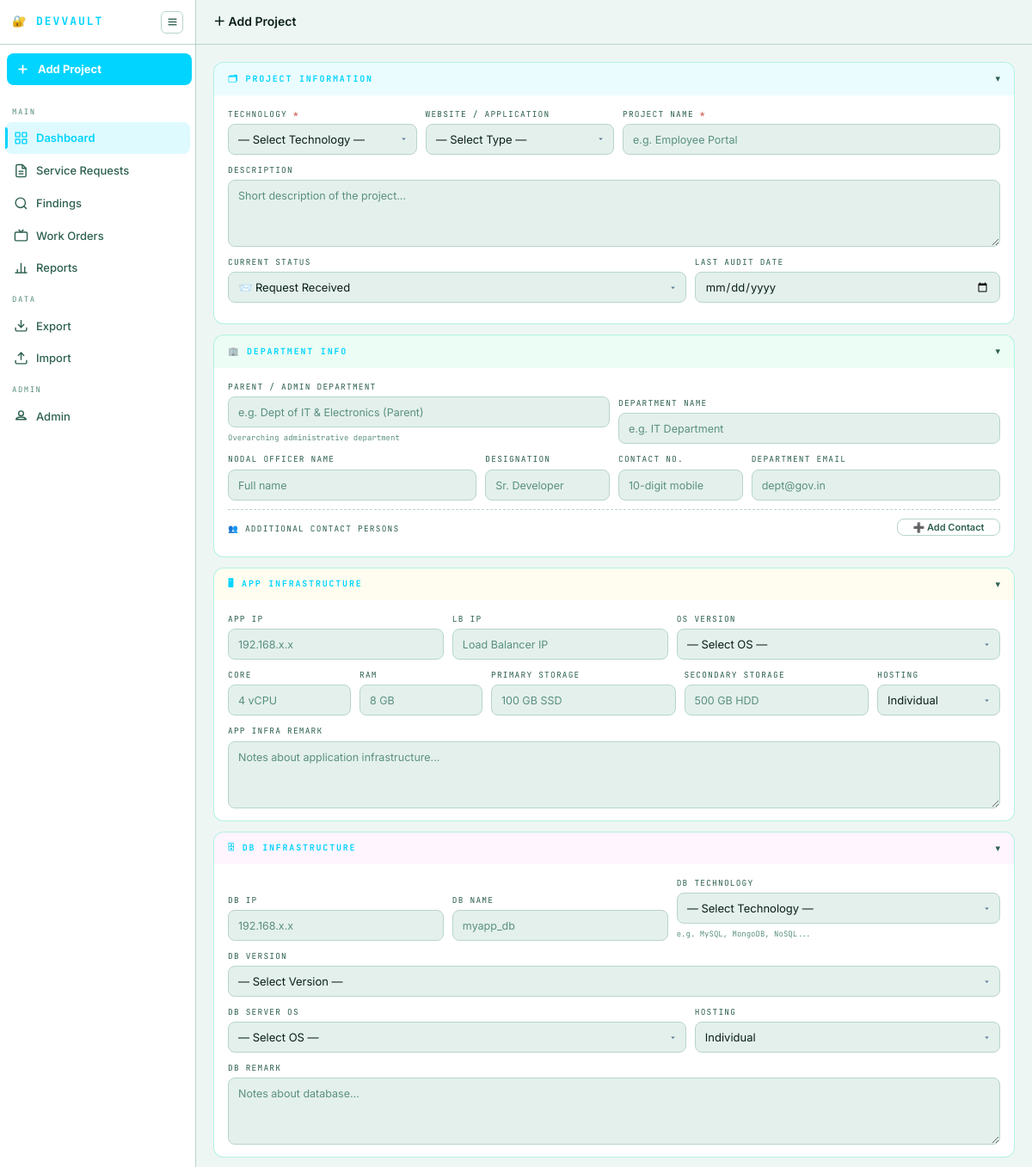
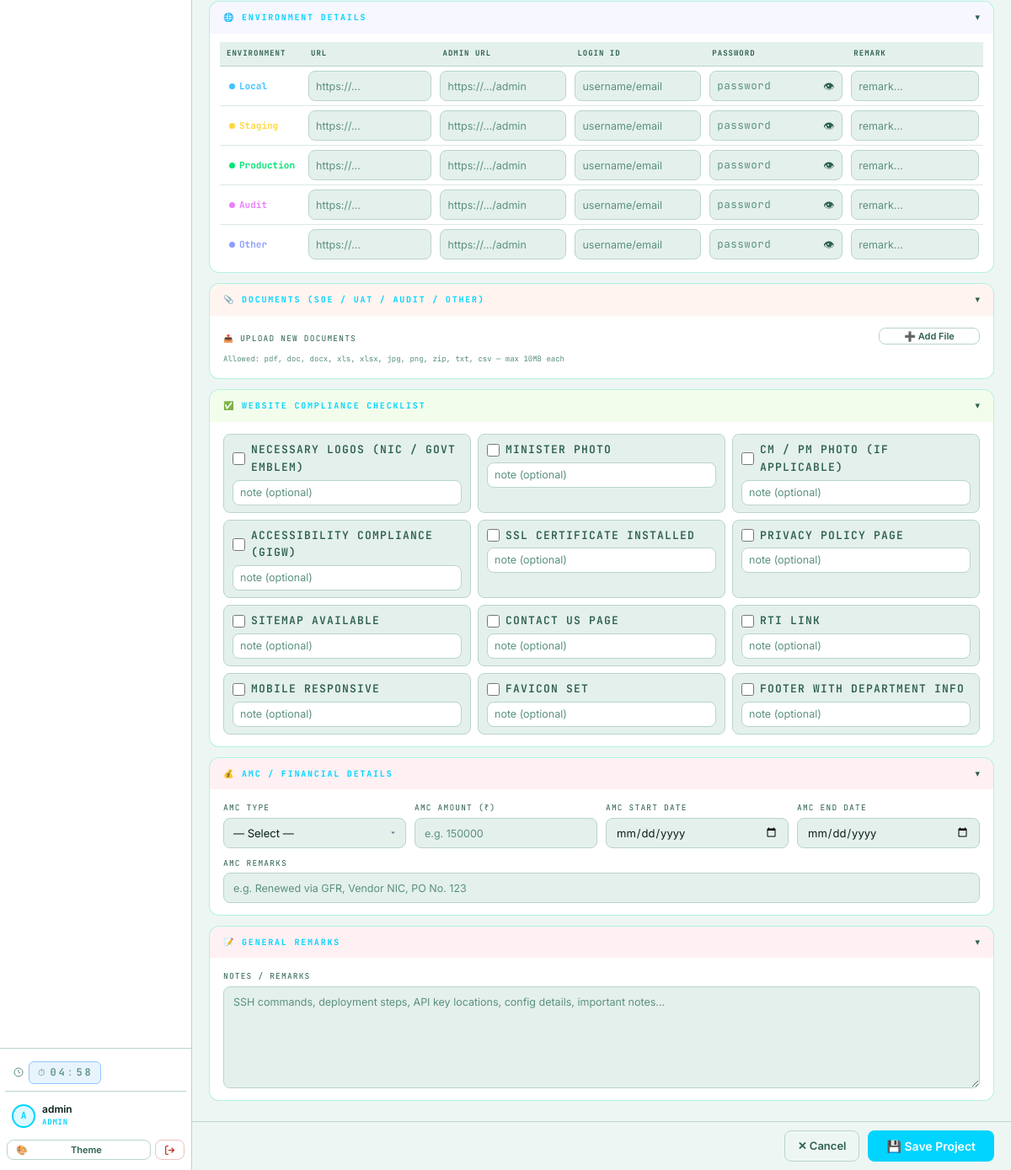
The app's page /project_form.php (signed in) with its own data (2 pictures, top to bottom).
### tables this page shows
CREATE TABLE checklist_items (
            id INTEGER PRIMARY KEY AUTOINCREMENT,
            item_name TEXT NOT NULL UNIQUE,
            sort_order INTEGER DEFAULT 99
        );

### auth.php (called while the page is built, shortened)
<?php
require_once __DIR__ . '/config.php';
function user_pref(string $key, string $default = ''): string {
    return $_SESSION['prefs'][$key] ?? $default;
}

### config.php (called while the page is built, shortened)
<?php
function load_env(): void {
    $env_file = __DIR__ . '/.env';
    $lines = file($env_file, FILE_IGNORE_NEW_LINES | FILE_SKIP_EMPTY_LINES);
    foreach ($lines as $line) {
        $line = trim($line);
        if ($line === '' || strpos($line, '#') === 0) continue;
        [$key, $val] = explode('=', $line, 2);
        $key = trim($key);
        $val = trim($val);
    }
}

### project_form.php (the view, shortened to what this page needs)
<?php
require_once __DIR__ . '/auth.php';
$db = get_db();
$p  = null; $error = '';
$checklistItems = $db->query("SELECT * FROM checklist_items ORDER BY sort_order, id")->fetchAll();
$checklistResp = [];
$v   = fn($f) => htmlspecialchars($p[$f] ?? $_POST[$f] ?? '');
$sel = fn($f,$val) => ($p[$f] ?? $_POST[$f] ?? '') === $val ? 'selected' : '';
$theme   = user_pref('theme','dark');
$secColors = [
    'proj' => ['bg'=>'rgba(0,212,255,0.04)',  'bdr'=>'rgba(0,212,255,0.25)',  'hd'=>'rgba(0,212,255,0.08)'],
    'dept' => ['bg'=>'rgba(0,230,118,0.04)',  'bdr'=>'rgba(0,230,118,0.25)',  'hd'=>'rgba(0,230,118,0.08)'],
    'app'  => ['bg'=>'rgba(255,215,64,0.04)', 'bdr'=>'rgba(255,215,64,0.25)', 'hd'=>'rgba(255,215,64,0.08)'],
    'db'   => ['bg'=>'rgba(234,128,252,0.04)','bdr'=>'rgba(234,128,252,0.25)','hd'=>'rgba(234,128,252,0.08)'],
    'env'  => ['bg'=>'rgba(140,158,255,0.04)','bdr'=>'rgba(140,158,255,0.25)','hd'=>'rgba(140,158,255,0.08)'],
    'doc'  => ['bg'=>'rgba(255,110,64,0.04)', 'bdr'=>'rgba(255,110,64,0.22)', 'hd'=>'rgba(255,110,64,0.08)'],
    'chk'  => ['bg'=>'rgba(100,221,23,0.04)', 'bdr'=>'rgba(100,221,23,0.22)', 'hd'=>'rgba(100,221,23,0.08)'],
    'rem'  => ['bg'=>'rgba(255,61,90,0.03)',  'bdr'=>'rgba(255,61,90,0.20)',  'hd'=>'rgba(255,61,90,0.07)'],
];
$secColorsLight = [
    'proj' => ['bg'=>'#f0fbff', 'bdr'=>'#b3e8f7', 'hd'=>'#ddf4fd'],
    'dept' => ['bg'=>'#f0fff6', 'bdr'=>'#b3f0d0', 'hd'=>'#ddfff0'],
    'app'  => ['bg'=>'#fffdf0', 'bdr'=>'#f7e8b3', 'hd'=>'#fff8dd'],
    'db'   => ['bg'=>'#fdf0ff', 'bdr'=>'#e8b3f7', 'hd'=>'#f8ddff'],
    'env'  => ['bg'=>'#f2f0ff', 'bdr'=>'#c4b3f7', 'hd'=>'#ebe0ff'],
    'doc'  => ['bg'=>'#fff3ed', 'bdr'=>'#ffc4ab', 'hd'=>'#ffe4d8'],
    'chk'  => ['bg'=>'#f3ffe8', 'bdr'=>'#c0f0a0', 'hd'=>'#e6ffd4'],
    'rem'  => ['bg'=>'#fff0f2', 'bdr'=>'#f7b3be', 'hd'=>'#ffdde0'],
];
$sc = $theme === 'light' ? $secColorsLight : $secColors;
?>
<?php
$_theme2  = user_pref('theme','teal-dark');
$_fs2     = max(11,min(18,(int)user_pref('font_size','14')));
$_cb2     = user_pref('colorblind','none');
?>
<!DOCTYPE html>
<html lang="en" data-theme="<?=htmlspecialchars($_theme2)?>"<?=$_cb2!=='none'?' data-colorblind="'.htmlspecialchars($_cb2).'"':''?> style="font-size:<?=$_fs2?>px">
<head>
<link rel="stylesheet" href="assets/theme.css">
</head>
<body>
<?php
require_once __DIR__ . '/includes/sidebar.php';
?>
<div class="dv-content" style="padding-bottom:70px">
<form method="POST" id="pf" enctype="multipart/form-data">
<div class="sec sec-proj">
  <div class="sec-hd" style="background:<?=$sc['proj']['hd']?>" data-action="toggle-sec">
    <h2>🗂 Project Information</h2><span class="chev">▾</span>
  </div>
  <div class="sec-bd">
    <div class="row">
      <div class="f w15">
        <label>Technology <span class="req">*</span></label>
        <select name="technology" id="technology_sel" onchange="showCond(this,'tech-oth');updateSubtype(this.value)">
          <option value="">— Select Technology —</option>
        </select>
      </div>
      <div class="f w15">
        <label>Website / Application</label>
        <select name="website_app" id="website_app_sel" onchange="handleWebsiteApp(this.value)">
          <option value="">— Select Type —</option>
        </select>
      </div>
      <div class="f w3">
        <label>Project Name <span class="req">*</span></label>
        <input type="text" name="project_name" placeholder="e.g. Employee Portal" required value="<?=$v('project_name')?>">
      </div>
    </div>
    <div class="row">
      <div class="f">
        <label>Description</label>
        <textarea name="description" rows="2" placeholder="Short description of the project..."><?=$v('description')?></textarea>
      </div>
    </div>
    <div class="row">
      <div class="f w15">
        <label>Current Status</label>
        <select name="current_status" id="ssel" onchange="handleStatus(this.value)">
          <option value="request_received" <?=$sel('current_status','request_received')?>>📨 Request Received</option>
        </select>
      </div>
      <div class="f">
        <label>Last Audit Date</label>
        <input type="date" name="last_audit_date" value="<?=$v('last_audit_date')?>">
      </div>
    </div>
  </div>
</div>
<div class="sec sec-proj">
  <div class="sec-hd" style="background:<?=$sc['dept']['hd']?>" data-action="toggle-sec">
    <h2>🏢 Department Info</h2><span class="chev">▾</span>
  </div>
  <div class="sec-bd">
    <div class="row">
      <div class="f w2">
        <label>Parent / Admin Department</label>
        <input type="text" name="parent_admin_dept" placeholder="e.g. Dept of IT & Electronics (Parent)" value="<?=$v('parent_admin_dept')?>">
        <span class="hint">Overarching administrative department</span>
      </div>
      <div class="f w2">
        <label>Department Name</label>
        <input type="text" name="department_name" placeholder="e.g. IT Department" value="<?=$v('department_name')?>">
      </div>
    </div>
    <div class="row">
      <div class="f w2">
        <label>Nodal Officer Name</label>
        <input type="text" name="nodal_officer_name" placeholder="Full name" value="<?=$v('nodal_officer_name')?>">
      </div>
      <div class="f">
        <label>Designation</label>
        <input type="text" name="nodal_designation" placeholder="Sr. Developer" value="<?=$v('nodal_designation')?>">
      </div>
      <div class="f">
        <label>Contact No.</label>
        <input type="tel" name="nodal_contact" placeholder="10-digit mobile" value="<?=$v('nodal_contact')?>">
      </div>
      <div class="f w2">
        <label>Department Email</label>
        <input type="email" name="dept_email" placeholder="dept@gov.in" value="<?=$v('dept_email')?>">
      </div>
    </div>
    <div class="row" style="margin-top:4px;border-top:1px dashed var(--bdr);padding-top:10px">
      <div class="f" style="flex:none">
        <label style="margin-bottom:0">👥 Additional Contact Persons</label>
      </div>
      <div class="f" style="flex:none;margin-left:auto">
        <button type="button" class="btn btn-ghost btn-xs" data-action="add-contact">➕ Add Contact</button>
      </div>
    </div>
  </div>
</div>
<div class="sec sec-proj">
  <div class="sec-hd" style="background:<?=$sc['app']['hd']?>" data-action="toggle-sec">
    <h2>🖥 App Infrastructure</h2><span class="chev">▾</span>
  </div>
  <div class="sec-bd">
    <div class="row">
      <div class="f"><label>App IP</label>
        <input type="text" name="app_ip" placeholder="192.168.x.x" value="<?=$v('app_ip')?>"></div>
      <div class="f"><label>LB IP</label>
        <input type="text" name="app_lb_ip" placeholder="Load Balancer IP" value="<?=$v('app_lb_ip')?>"></div>
      <div class="f w15"><label>OS Version</label>
        <select name="app_os" onchange="showCond(this,'aosos')">
          <option value="">— Select OS —</option>
        </select>
      </div>
    </div>
    <div class="row">
      <div class="f"><label>Core</label>
        <input type="text" name="app_core" placeholder="4 vCPU" value="<?=$v('app_core')?>"></div>
      <div class="f"><label>RAM</label>
        <input type="text" name="app_ram" placeholder="8 GB" value="<?=$v('app_ram')?>"></div>
      <div class="f w15"><label>Primary Storage</label>
        <input type="text" name="app_primary_storage" placeholder="100 GB SSD" value="<?=$v('app_primary_storage')?>"></div>
      <div class="f w15"><label>Secondary Storage</label>
        <input type="text" name="app_secondary_storage" placeholder="500 GB HDD" value="<?=$v('app_secondary_storage')?>"></div>
      <div class="f"><label>Hosting</label>
        <select name="app_hosting_type">
          <option value="individual" <?=$sel('app_hosting_type','individual')?>>Individual</option>
        </select>
      </div>
    </div>
    <div class="row">
      <div class="f"><label>App Infra Remark</label>
        <textarea name="app_infra_remark" rows="2" placeholder="Notes about application infrastructure..."><?=$v('app_infra_remark')?></textarea>
      </div>
    </div>
  </div>
</div>
<div class="sec sec-proj">
  <div class="sec-hd" style="background:<?=$sc['db']['hd']?>" data-action="toggle-sec">
    <h2>🗄 DB Infrastructure</h2><span class="chev">▾</span>
  </div>
  <div class="sec-bd">
    <div class="row">
      <div class="f"><label>DB IP</label>
        <input type="text" name="db_ip" placeholder="192.168.x.x" value="<?=$v('db_ip')?>"></div>
      <div class="f"><label>DB Name</label>
        <input type="text" name="db_name" placeholder="myapp_db" value="<?=$v('db_name')?>"></div>
      <div class="f w15"><label>DB Technology</label>
        <select name="db_technology" onchange="showCond(this,'dbtechoth')">
          <option value="">— Select Technology —</option>
        </select>
        <span class="hint">e.g. MySQL, MongoDB, NoSQL...</span>
      </div>
    </div>
    <div class="row">
      <div class="f w15"><label>DB Version</label>
        <select name="db_version" onchange="showCond(this,'dbvoth')">
          <option value="">— Select Version —</option>
        </select>
      </div>
    </div>
    <div class="row">
      <div class="f w15"><label>DB Server OS</label>
        <select name="db_os" onchange="showCond(this,'dbosos')">
          <option value="">— Select OS —</option>
        </select>
      </div>
      <div class="f"><label>Hosting</label>
        <select name="db_hosting_type">
          <option value="individual" <?=$sel('db_hosting_type','individual')?>>Individual</option>
        </select>
      </div>
    </div>
    <div class="row">
      <div class="f"><label>DB Remark</label>
        <textarea name="db_remark" rows="2" placeholder="Notes about database..."><?=$v('db_remark')?></textarea>
      </div>
    </div>
  </div>
</div>
<div class="sec sec-proj">
  <div class="sec-hd" style="background:<?=$sc['env']['hd']?>" data-action="toggle-sec">
    <h2>🌐 Environment Details</h2><span class="chev">▾</span>
  </div>
  <div class="sec-bd" style="padding:10px 12px;overflow-x:auto">
    <table class="etbl">
      <thead>
        <tr>
          <th style="width:96px">Environment</th>
          <th>URL</th><th>Admin URL</th><th>Login ID</th>
          <th style="width:168px">Password</th><th>Remark</th>
        </tr>
      </thead>
      <tbody>
      <?php foreach(['local'=>['#40c4ff','🔵'],'staging'=>['#ffd740','🟡'],
                     'production'=>['#00e676','🟢'],'audit'=>['#ea80fc','🟣'],
                     'other'=>['#8c9eff','⚪']] as $env=>[$clr,$ico]):
        $ep = fn($f) => htmlspecialchars($p["env_{$env}_{$f}"] ?? '');
        $hasPw = !empty($p["env_{$env}_password"]);
      ?>
      <tr>
        <td><div class="env-nm" style="color:<?=$clr?>">
          <span class="dot" style="background:<?=$clr?>"></span><?=ucfirst($env)?>
        </div></td>
        <td><input type="url" name="env_<?=$env?>_url" placeholder="https://..." value="<?=$ep('url')?>"></td>
        <td><input type="url" name="env_<?=$env?>_admin_url" placeholder="https://.../admin" value="<?=$ep('admin_url')?>"></td>
        <td><input type="text" name="env_<?=$env?>_id" placeholder="username/email" autocomplete="off" value="<?=$ep('id')?>"></td>
        <td><div class="pw">
          <input type="password" name="env_<?=$env?>_password" id="pw<?=$env?>"
            placeholder="<?=$hasPw?'(keep existing)':'password'?>" autocomplete="new-password">
          <button type="button" class="pw-eye" data-action="tpw" data-target="pw<?=$env?>">👁</button>
        </div></td>
        <td><input type="text" name="env_<?=$env?>_remark" placeholder="remark..." value="<?=$ep('remark')?>"></td>
      </tr>
      <?php endforeach;?>
      </tbody>
    </table>
  </div>
</div>
<div class="sec sec-proj">
  <div class="sec-hd" style="background:<?=$sc['doc']['hd']?>" data-action="toggle-sec">
    <h2>📎 Documents (SOE / UAT / Audit / Other)</h2><span class="chev">▾</span>
  </div>
  <div class="sec-bd">
    <div class="row" style="margin-bottom:4px">
      <div class="f" style="flex:none">
        <label style="margin-bottom:0">📤 Upload New Documents</label>
      </div>
      <div class="f" style="flex:none;margin-left:auto">
        <button type="button" class="btn btn-ghost btn-xs" data-action="add-doc">➕ Add File</button>
      </div>
    </div>
    <span class="hint">Allowed: pdf, doc, docx, xls, xlsx, jpg, png, zip, txt, csv — max 10MB each</span>
  </div>
</div>
<div class="sec sec-proj">
  <div class="sec-hd" style="background:<?=$sc['chk']['hd']?>" data-action="toggle-sec">
    <h2>✅ Website Compliance Checklist</h2><span class="chev">▾</span>
  </div>
  <div class="sec-bd">
    <div class="checklist-grid">
      <?php foreach($checklistItems as $item):
        $r = $checklistResp[$item['id']] ?? ['checked'=>0,'notes'=>''];
      ?>
      <div class="chk-item">
        <label class="chk-label">
          <input type="checkbox" name="chk_item_<?=$item['id']?>" <?=$r['checked']?'checked':''?>>
          <span><?=htmlspecialchars($item['item_name'])?></span>
        </label>
        <input type="text" name="chk_note_<?=$item['id']?>" placeholder="note (optional)" value="<?=htmlspecialchars($r['notes'])?>" class="chk-note">
      </div>
      <?php endforeach;?>
    </div>
  </div>
</div>
<div class="sec sec-proj">
  <div class="sec-hd" style="background:<?=$sc['rem']['hd']?>" data-action="toggle-sec">
    <h2>💰 AMC / Financial Details</h2><span class="chev">▾</span>
  </div>
  <div class="sec-bd">
    <div class="row">
      <div class="f w15">
        <label>AMC Type</label>
        <select name="amc_type">
          <option value="">— Select —</option>
        </select>
      </div>
      <div class="f w15">
        <label>AMC Amount (₹)</label>
        <input type="number" name="amc_amount" step="0.01" min="0"
          placeholder="e.g. 150000" value="<?=$v('amc_amount')?>">
      </div>
      <div class="f w15">
        <label>AMC Start Date</label>
        <input type="date" name="amc_start_date" value="<?=$v('amc_start_date')?>">
      </div>
      <div class="f w15">
        <label>AMC End Date</label>
        <input type="date" name="amc_end_date" value="<?=$v('amc_end_date')?>">
      </div>
    </div>
    <div class="row">
      <div class="f">
        <label>AMC Remarks</label>
        <input type="text" name="amc_remarks"
          placeholder="e.g. Renewed via GFR, Vendor NIC, PO No. 123"
          value="<?=$v('amc_remarks')?>">
      </div>
    </div>
  </div>
</div>
<div class="sec sec-proj">
  <div class="sec-hd" style="background:<?=$sc['rem']['hd']?>" data-action="toggle-sec">
    <h2>📝 General Remarks</h2><span class="chev">▾</span>
  </div>
  <div class="sec-bd">
    <div class="row">
      <div class="f"><label>Notes / Remarks</label>
        <textarea name="general_remark" rows="5"
          placeholder="SSH commands, deployment steps, API key locations, config details, important notes..."><?=$v('general_remark')?></textarea>
      </div>
    </div>
  </div>
</div>
</form>
</div>
<div class="form-footer" style="left:228px;transition:left .2s" id="pf-footer">
  <a href="index.php" class="btn btn-ghost">✕ Cancel</a>
  <button type="submit" form="pf" class="btn btn-primary btn-lg">💾 Save Project</button>
</div>
<?php require_once __DIR__ . '/includes/sidebar_footer.php'; ?>

### records on screen
checklist_items: item_name "NECESSARY LOGOS (NIC / GOVT EMBLEM)"
checklist_items: item_name "MINISTER PHOTO"
checklist_items: item_name "CM / PM PHOTO (IF APPLICABLE)"
checklist_items: item_name "ACCESSIBILITY COMPLIANCE (GIGW)"
checklist_items: item_name "SSL CERTIFICATE INSTALLED"
checklist_items: item_name "PRIVACY POLICY PAGE"
checklist_items: item_name "SITEMAP AVAILABLE"
checklist_items: item_name "CONTACT US PAGE"
checklist_items: item_name "RTI LINK"
checklist_items: item_name "MOBILE RESPONSIVE"
checklist_items: item_name "FAVICON SET"
checklist_items: item_name "FOOTER WITH DEPARTMENT INFO"

### other values on screen
$_init "A"
$_u "admin"
$_role "ADMIN"
$page_title "＋ Add Project"
$env "Local"
$env "Staging"
$env "Production"
$env "Audit"
$env "Other"
